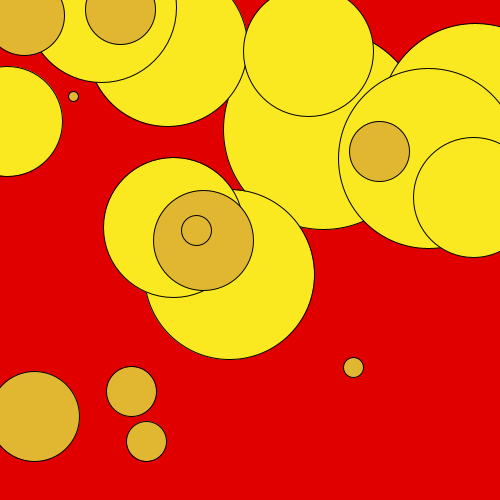
Frame 1 (no input)
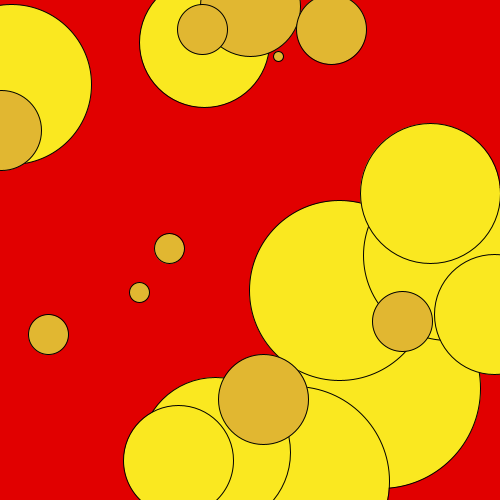
Frame 60 (the mouse pressed at the canvas centre just before this capture)
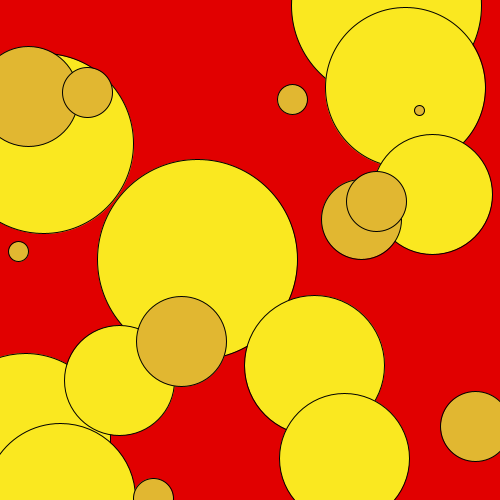
Frame 120 (the mouse held since frame 60 and released just before this capture)

The Processing sketch that drew these frames (run headless with seeded random() and noise(); from frame 60 on, the mouse is pressed at the canvas centre):

// Processing sketch: processing_5325
// ── processing_5325.pde

void setup() {
size(500,500);
}

void draw() {
fill(225,0,0);
ellipse(250,250,900,900);  

fill(250,232,32);
ellipse(random(500),random(500),200,200);
ellipse(random(500),random(500),190,190);
ellipse(random(500),random(500),180,180);
ellipse(random(500),random(500),170,170);
ellipse(random(500),random(500),160,160);
ellipse(random(500),random(500),150,150);
ellipse(random(500),random(500),140,140);
ellipse(random(500),random(500),130,130);
ellipse(random(500),random(500),120,120);
ellipse(random(500),random(500),110,110);
fill(225,183,49);
ellipse(random(500),random(500),100,100);
ellipse(random(500),random(500),90,90);
ellipse(random(500),random(500),80,80);
ellipse(random(500),random(500),70,70);
ellipse(random(500),random(500),60,60);
ellipse(random(500),random(500),50,50);
ellipse(random(500),random(500),40,40);
ellipse(random(500),random(500),30,30);
ellipse(random(500),random(500),20,20);
ellipse(random(500),random(500),10,10);
}
